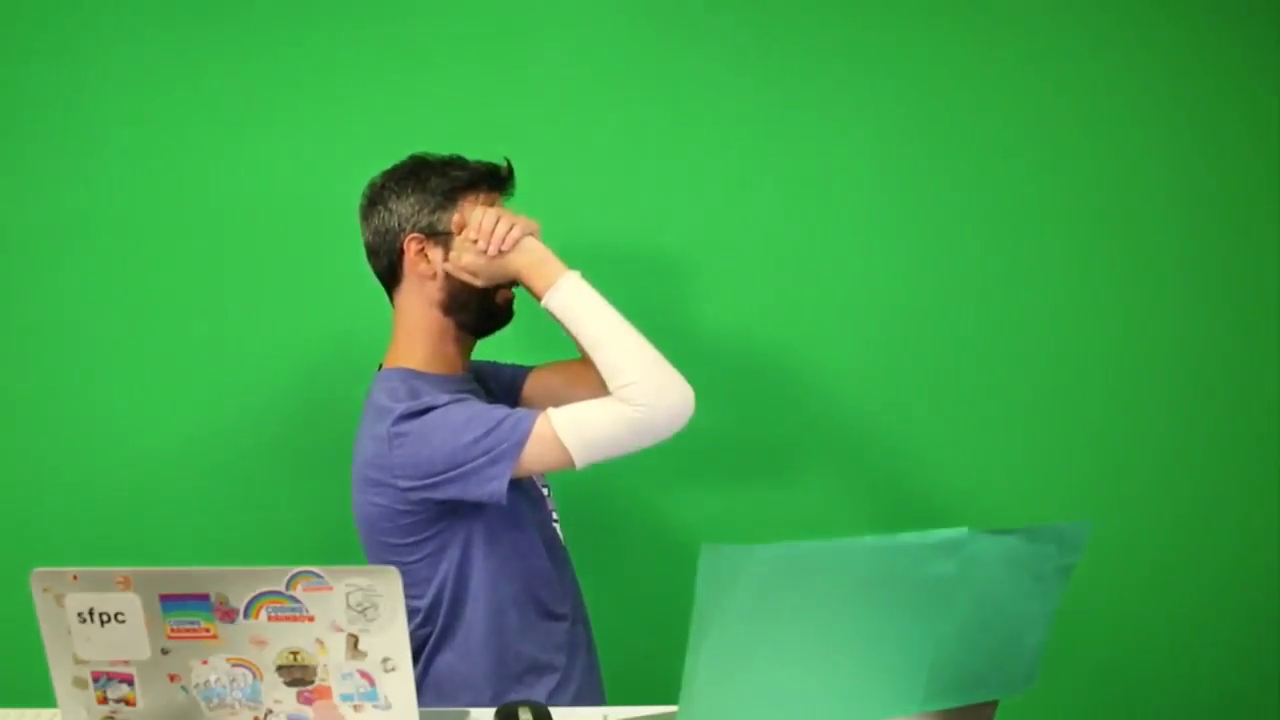
#> input picture frame 56 of ArmAngleCalculation/Video.mp4, 1280 x 720 px
$ python ArmAngle.py   (Python 2 division)
#> lines starting #> are read from the running program, lines starting #| are printed output that depends on the picture; after the words box and inside, x2 and y2 are one past the last pixel; in counts of white or black regions, pixels touching at a corner belong together
#!/usr/bin/python
# -*- coding: utf-8 -*-

import cv2
import math
import numpy as np

class trackerPoint(object):
    def __init__(self, x, y, size, frame):
       # KCF tracker init
       self.tracker = cv2.TrackerKCF_create()
       self.bbox = (x-size/2, y-size/2, size,size)
       self.tracker.init(frame, self.bbox)
       self.x = x
       self.y = y
       self.size = size
       self.ptsize = 4

    def update(self, frame, frameToDrawOn):
       ok, self.bbox = self.tracker.update(frame)
       if ok:
           # Draw the new point
           self.x = int(self.bbox[0] + self.size/2)
           self.y = int(self.bbox[1] + self.size/2)
           p1 = (self.x-self.ptsize, self.y-self.ptsize)
           p2 = (self.x+self.ptsize, self.y+self.ptsize)
           cv2.rectangle(frameToDrawOn, p1, p2, (0,0,255), -1)

def Dist(p1, p2):
   x1 = p1.x
   y1 = p1.y
   x2 = p2.x
   y2 = p2.y
   return math.sqrt(math.pow((x2-x1), 2)+math.pow((y2-y1), 2))

def calcAngle(pTrack):
    a = Dist(pTrack[0], pTrack[1])
    b = Dist(pTrack[1], pTrack[2])
    c = Dist(pTrack[2], pTrack[0])
    angRad = math.acos(((a*a)+(b*b)-(c*c))/(2*a*b))
    return math.degrees(angRad)

def drawLine(frame, pTrack):
    cv2.line(frame, (pTrack[0].x,pTrack[0].y), (pTrack[1].x,pTrack[1].y), (255,0,255), 2)
    cv2.line(frame, (pTrack[1].x,pTrack[1].y), (pTrack[2].x,pTrack[2].y), (255,0,255), 2)

def main():
    # Init kernel for erode / dilate
    kernel = np.ones((3,3), np.uint8)
    # Init media in/out
    cap = cv2.VideoCapture('Video.mp4')
    fourcc = cv2.VideoWriter_fourcc(*'XVID')
    out = cv2.VideoWriter('output.avi', fourcc, 30.0, (1280,720))
    # Read first frame for trackers
    ret, frame = cap.read()
#> frame is the input picture: shape (720, 1280, 3); mean B, G, R 77.9, 163.4, 66.1
    # Instantiate trackers at known positions
    pList = [(561,421),(656,385),(584,263)]
    pTrack = []
    for pt in pList:
        pTrack.append(trackerPoint(pt[0], pt[1], 80, frame))
#> after the loop, pTrack = 3 items

    while(cap.isOpened()):
        # Read new frame
        ret, frame = cap.read()
        if(frame is None):
            break
        # Thresholde / Erosion / Dilatation for arm detection
        thresh1 = cv2.inRange(frame, (170,170,170), (255,255,255))
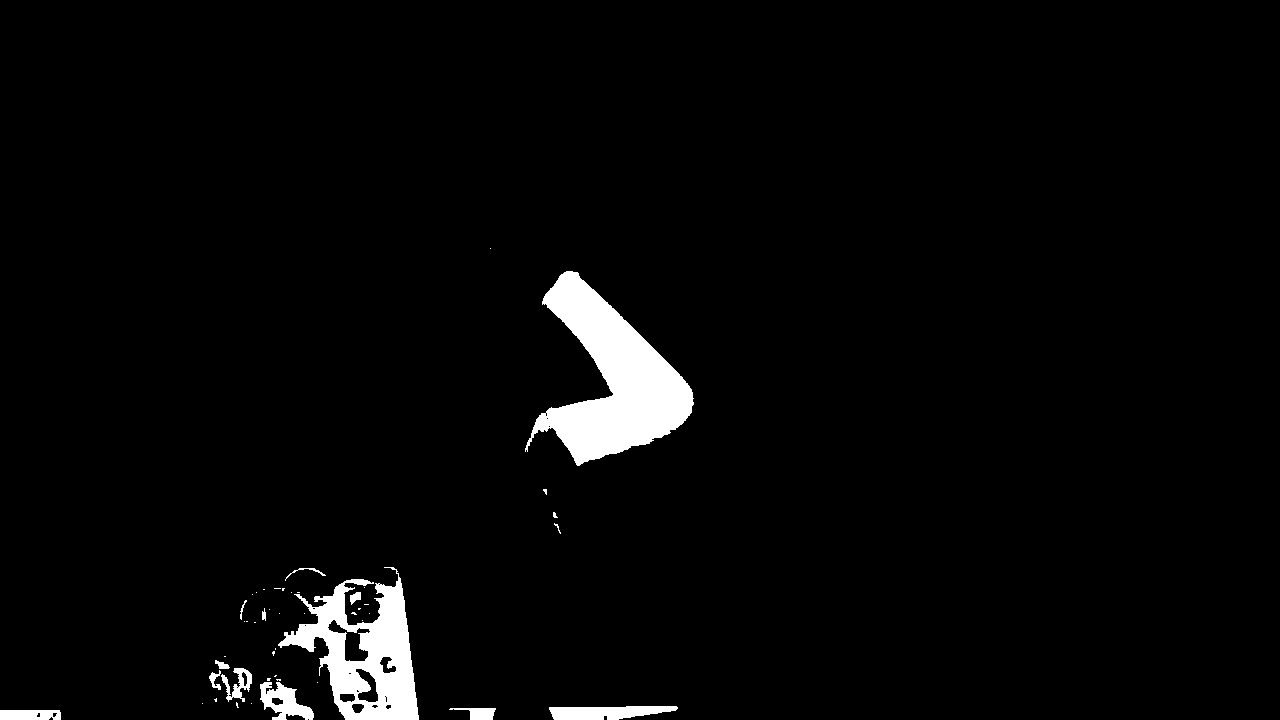
#> thresh1: shape (720, 1280); 3.1% white; 47 white regions (33 under 20 px), largest, box (x1, y1, x2, y2) and area: (525, 271, 694, 466) 14743, (278, 567, 419, 720) 9610, (549, 706, 678, 720) 1376
        thresh1 = cv2.erode(thresh1, kernel, iterations = 3)
#> thresh1: shape (720, 1280); 2% white; 10 white regions (3 under 20 px), largest, box (x1, y1, x2, y2) and area: (538, 274, 690, 461) 12069, (289, 588, 416, 720) 5398, (554, 709, 659, 720) 695
        thresh1 = cv2.dilate(thresh1, kernel, iterations = 3)
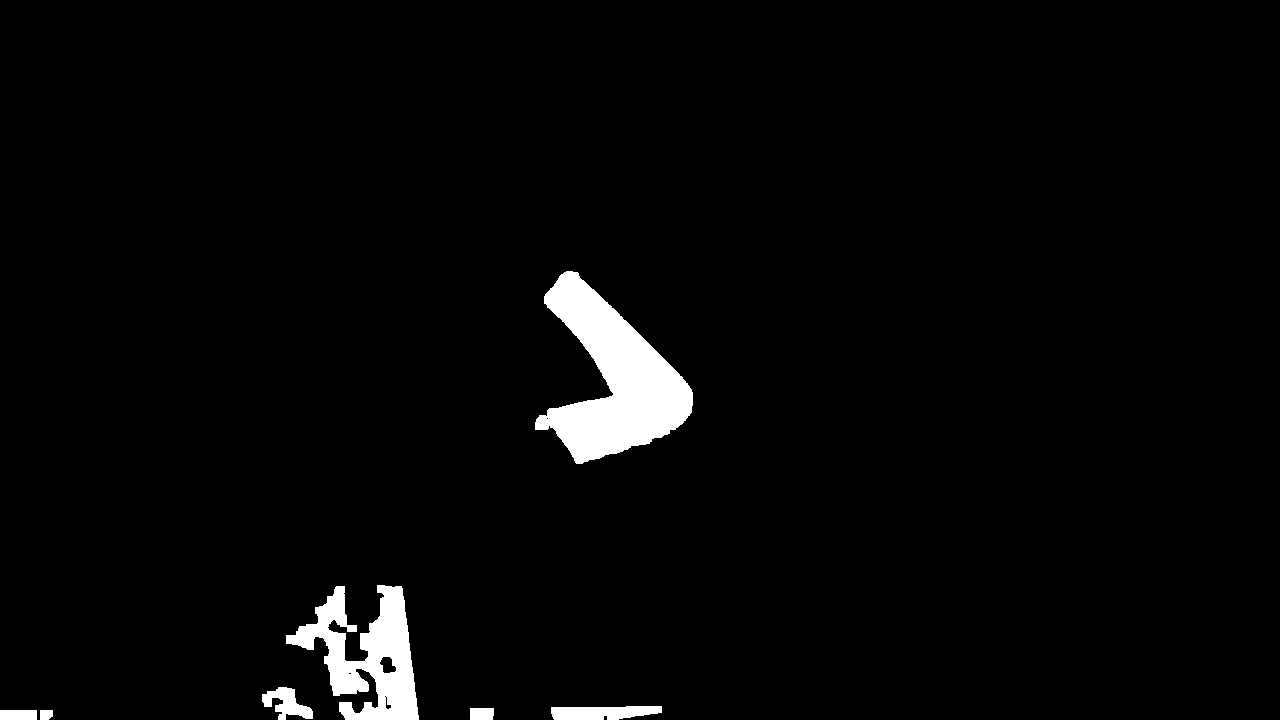
#> thresh1: shape (720, 1280); 2.8% white; 7 white regions, largest, box (x1, y1, x2, y2) and area: (535, 271, 693, 464) 14607, (286, 585, 419, 720) 8697, (551, 706, 662, 720) 1283
        # Mask
        res = cv2.bitwise_and(frame, frame, mask=thresh1)
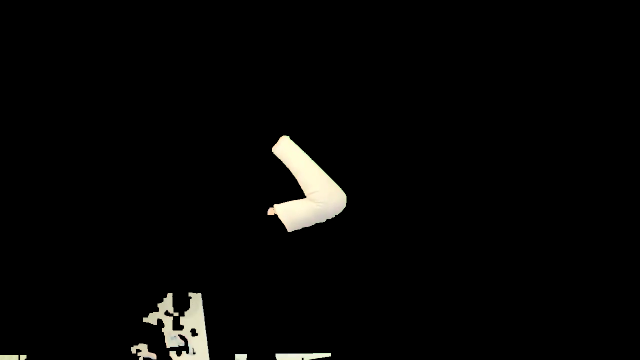
#> res: shape (720, 1280, 3) (shown at 1/2 size); mean B, G, R 5.7, 6.5, 6.6
        # Update trackers
        for p in pTrack:
            p.update(res, frame)
#> this loop made 3 passes
        drawLine(frame, pTrack)
        # Calculate angle between points
        ang = calcAngle(pTrack)
#> in Dist, `x1 = p1.x`: x1 = 561
#> in Dist, `y1 = p1.y`: y1 = 421
#> in Dist, `x2 = p2.x`: x2 = 656
#> in Dist, `y2 = p2.y`: y2 = 385
#> in calcAngle, `a = Dist(pTrack[0], pTrack[1])`: a = 101.6
#> in calcAngle, `b = Dist(pTrack[1], pTrack[2])`: b = 141.7
#> in calcAngle, `c = Dist(pTrack[2], pTrack[0])`: c = 159.7
#> in calcAngle, `angRad = math.acos(((a*a)+(b*b)-(c*c))/(2*a*b))`: angRad = 1.4
#> ang = 80.21
        strAng = "%2.2f deg" % ang
#> strAng = '80.21 deg'
        # Display it
        cv2.putText(frame, strAng, (pTrack[1].x+40,pTrack[1].y), cv2.FONT_HERSHEY_DUPLEX, 1, (255,255,255))
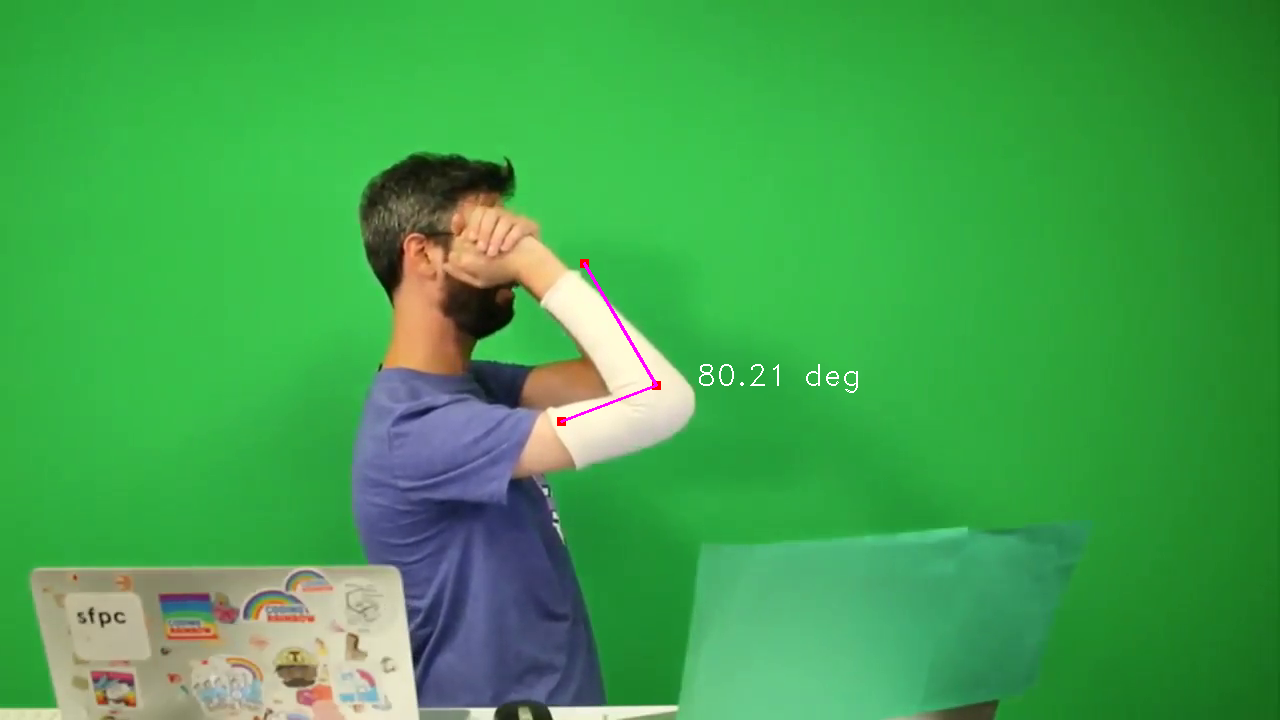
#> frame: shape (720, 1280, 3); mean B, G, R 78.1, 163.2, 66.3
        # Show image
        cv2.imshow('frame', frame)
        # Write to output video
        out.write(frame)
        # "q" key to escape
        if cv2.waitKey(1) & 0xFF == ord('q'):
#> (key q is pressed here)
            break
    # Release everything
    cap.release()
    out.release()
    cv2.destroyAllWindows()

if __name__ == "__main__":
    main()

$ run again, starting later in the video
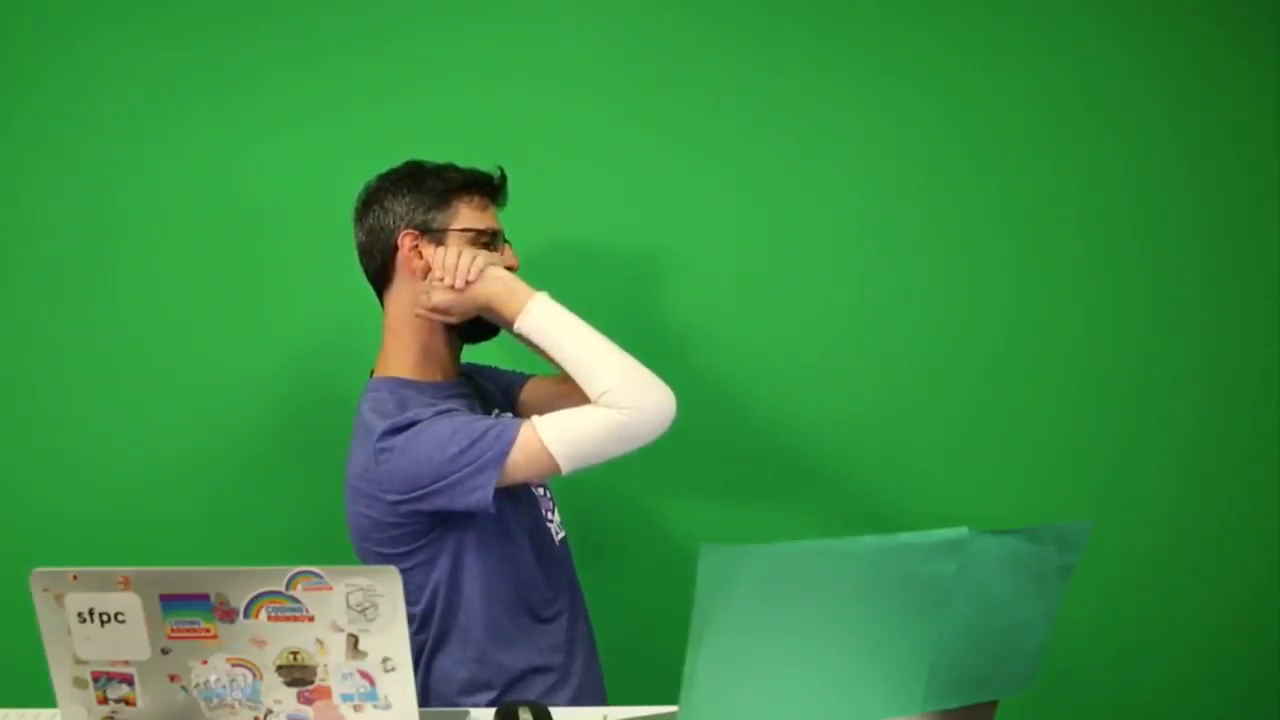
#> input picture frame 254 of ArmAngleCalculation/Video.mp4, 1280 x 720 px
#> in main, frame is the input picture: shape (720, 1280, 3); mean B, G, R 67.5, 142, 57.8
#> after the loop in main, `for pt in pList:`: pTrack = 3 items
#> in main, `thresh1 = cv2.inRange(frame, (170,170,170), (255,255,255))`:
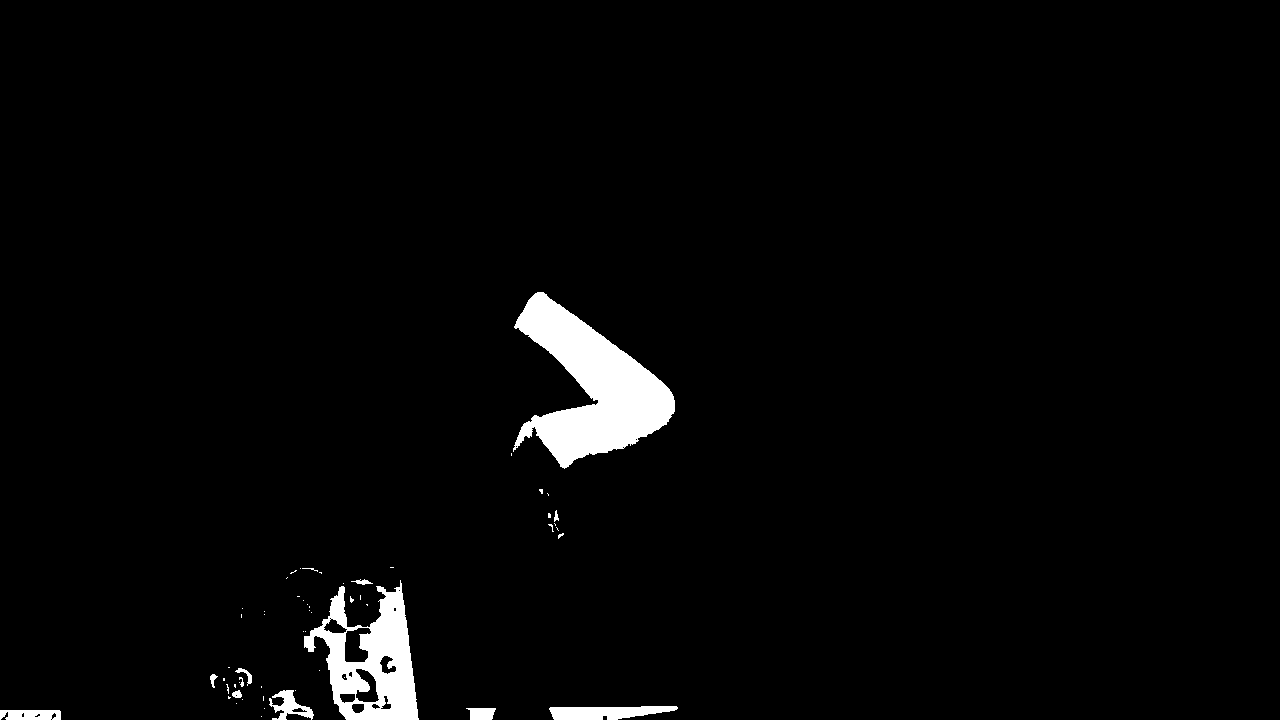
#> thresh1: shape (720, 1280); 2.7% white; 57 white regions (44 under 20 px), largest, box (x1, y1, x2, y2) and area: (513, 292, 675, 469) 13466, (304, 580, 419, 720) 7812, (549, 706, 678, 720) 1347
#> the loop in main, `for p in pTrack:` made 3 passes
#> x1 = 561
#> y1 = 421
#> x2 = 656
#> y2 = 385
#> a = 101.6
#> b = 141.7
#> c = 159.7
#> angRad = 1.4
#> ang = 80.21
#> strAng = '80.21 deg'
#> in main, `cv2.putText(frame, strAng, (pTrack[1].x+40,pTrack[1].y), cv2.FONT_HERS..`:
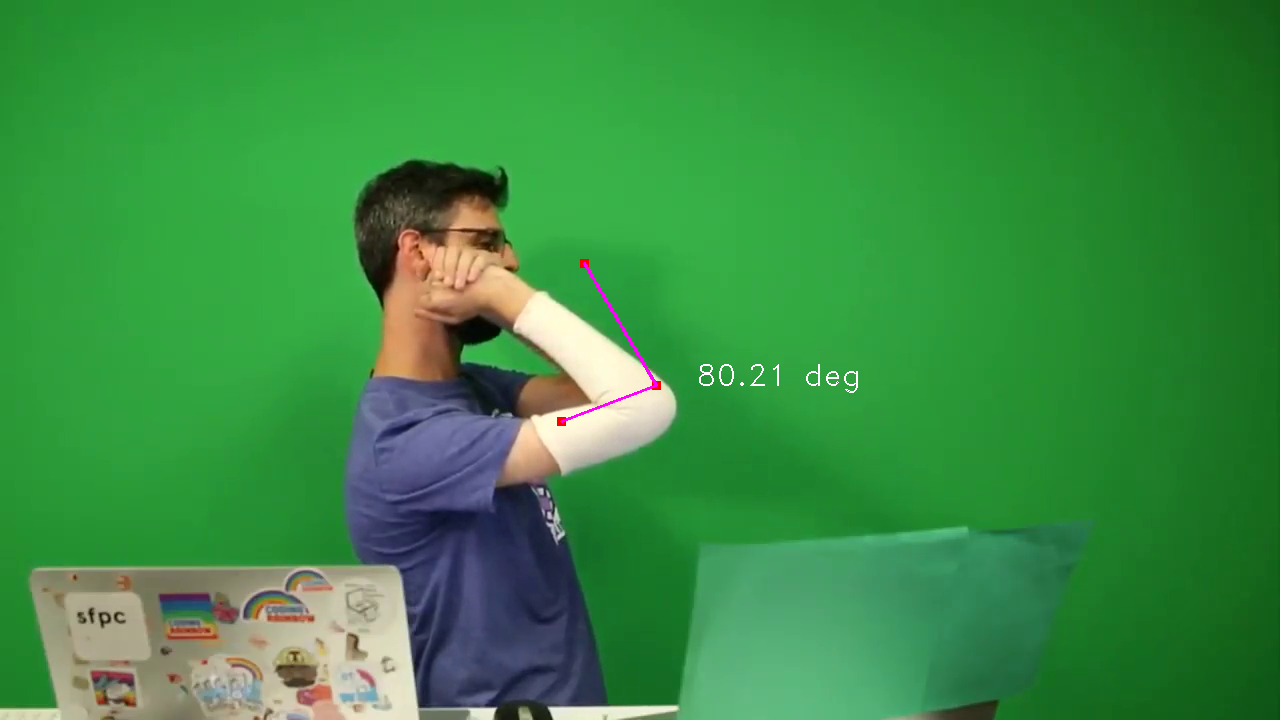
#> frame: shape (720, 1280, 3); mean B, G, R 67.7, 141.8, 58
